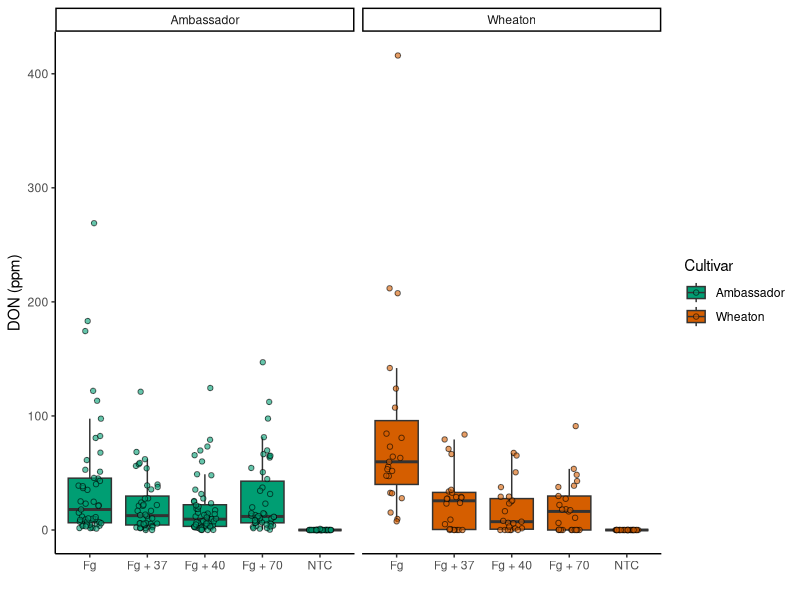
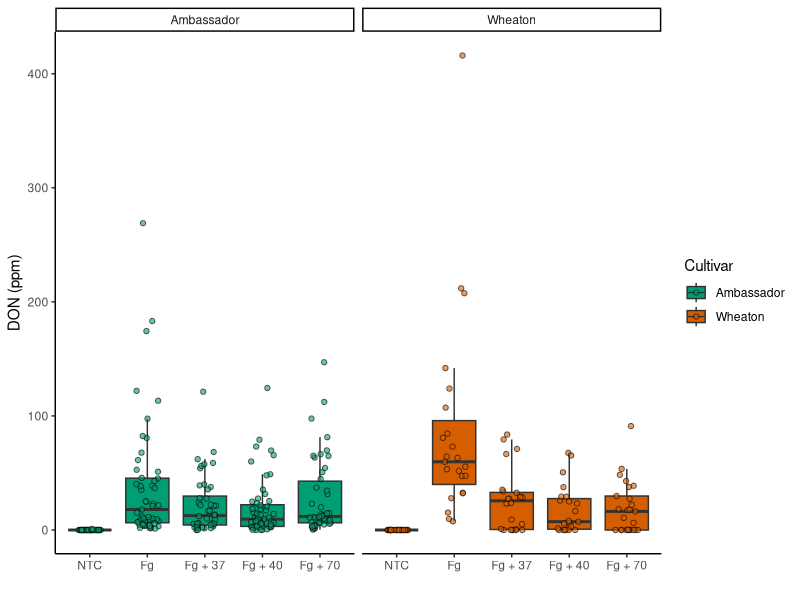
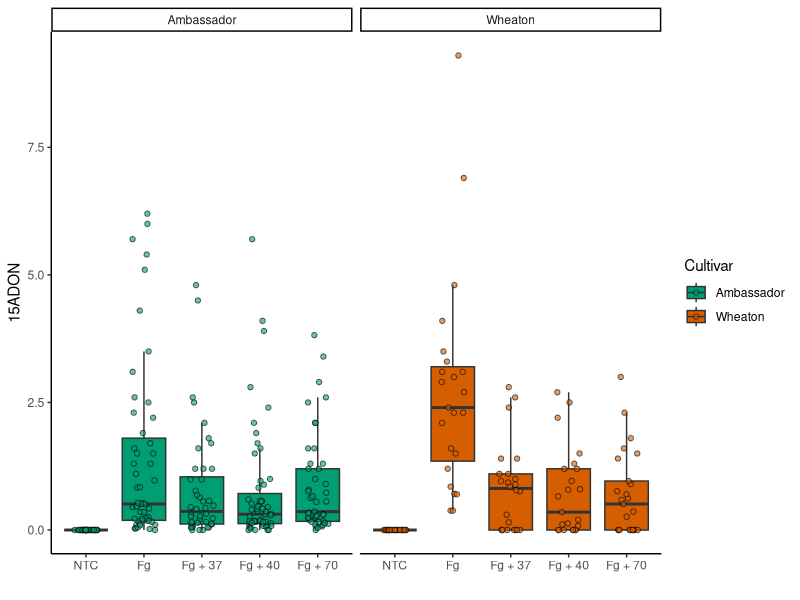
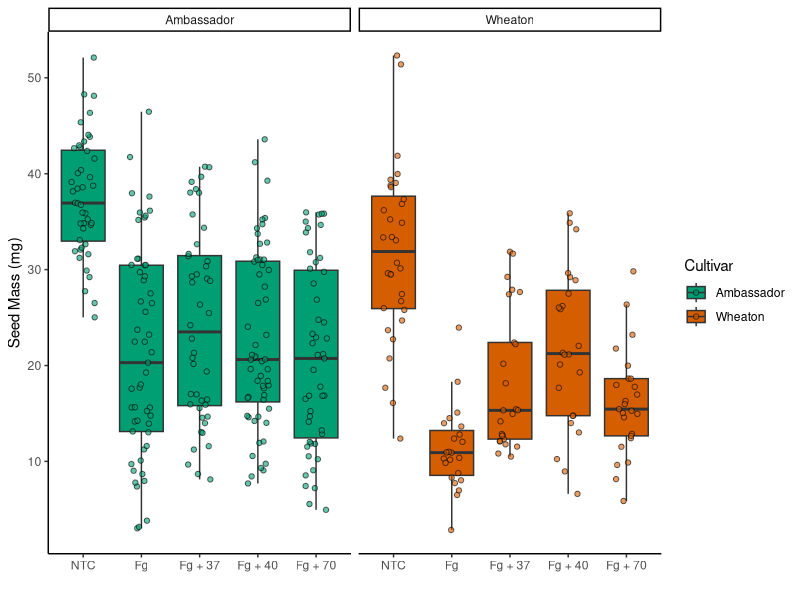
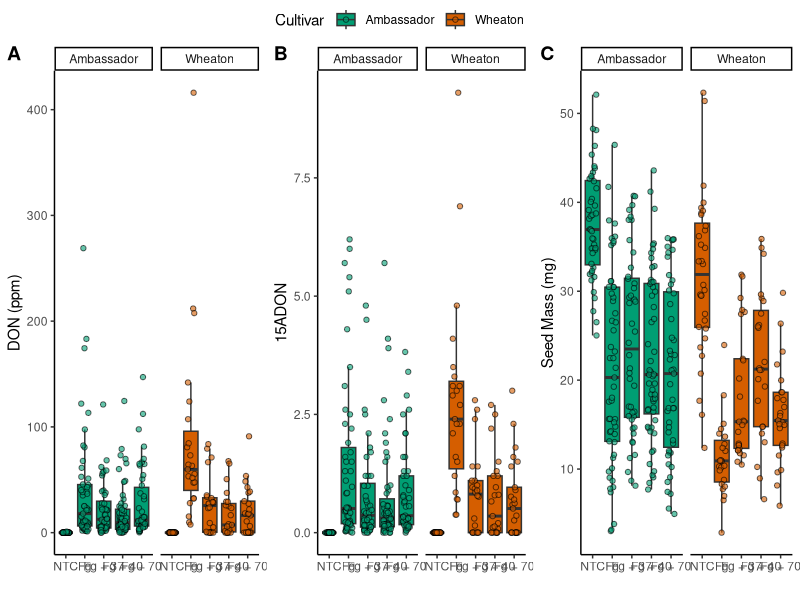
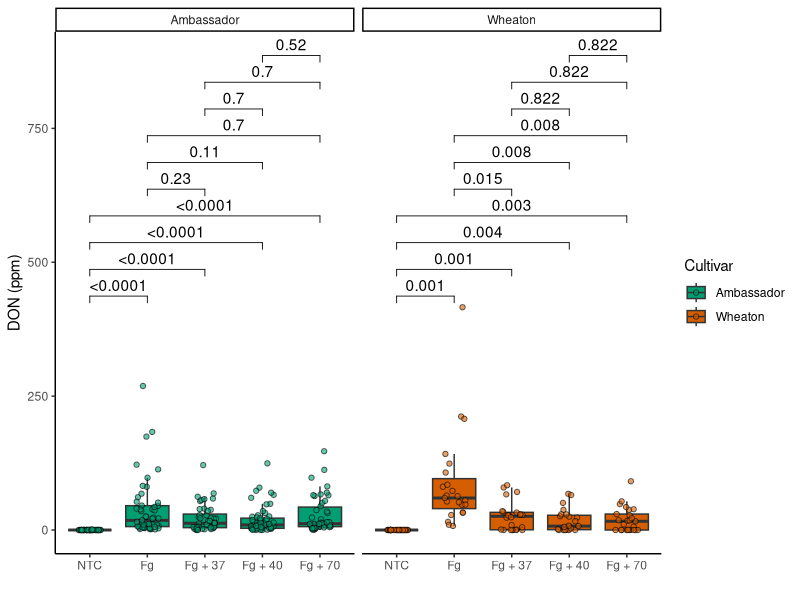
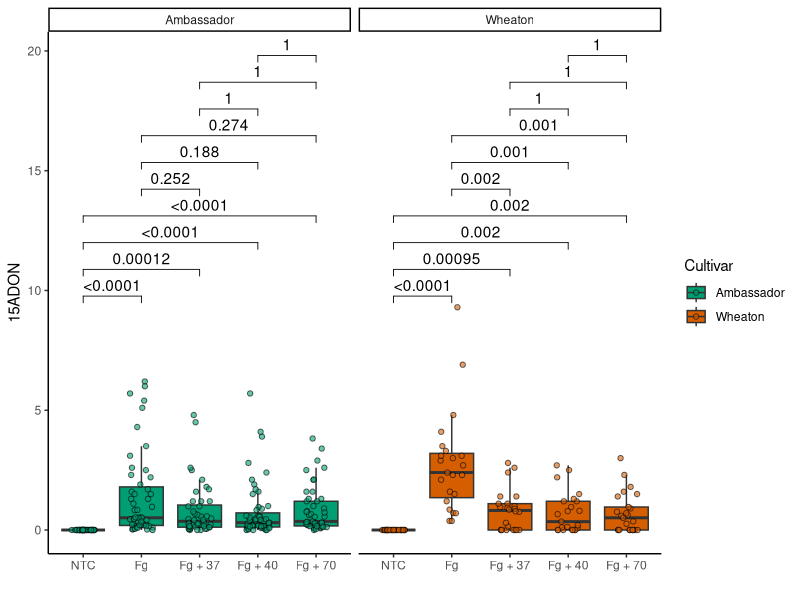
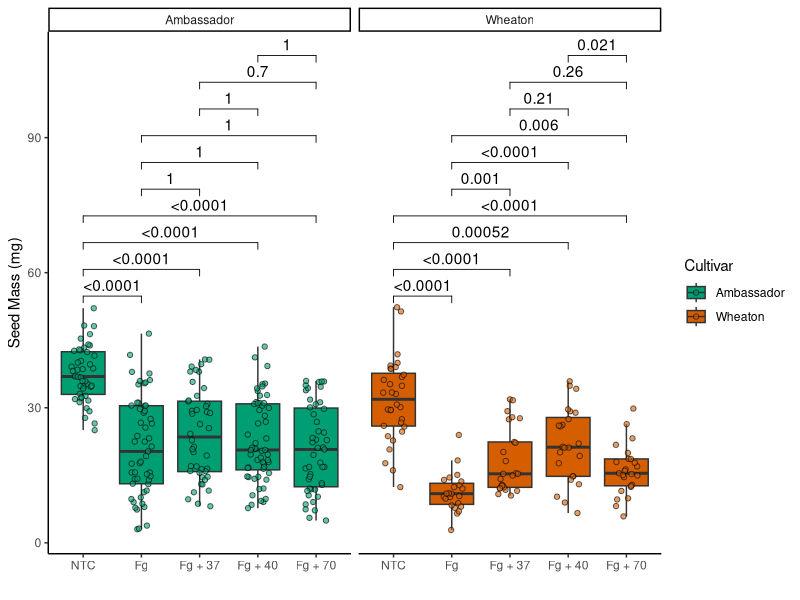

Generate these figures, in order, with R:
## ---- chunk 1
datum <- read.csv ("MycotoxinData.csv" , na.strings = "na") #loading data in R
str(datum)  #viewing the structure of the data
library(ggplot2) #loading library ggplot2
cbbPalette <- c("#000000", "#E69F00", "#56B4E9", "#009E73", "#F0E442", "#0072B2", "#D55E00", "#CC79A7") #loading color blind palette

boxplot <- ggplot(data = datum, aes(x = Treatment, y = DON, fill=Cultivar)) + #defining aesthetics x as Treatment and y as DON and fill by cultivar
  geom_boxplot(position = position_dodge(), outlier.shape = NA) +  #creating box plot without overlap and removing outlier
  geom_point(position = position_jitterdodge(dodge.width = 0.8), aes(fill=Cultivar),alpha = 0.6, shape=21) + #filling the box plot with data points without overlap and setting transparency of the data points as 0.6 and shape to 21
  scale_fill_manual(values = c(cbbPalette[[4]], cbbPalette[[7]])) + #setting fills of boxplot and data points manually
  xlab("") + #labelling x axis
  ylab("DON (ppm)") + #labelling y axis
  theme_classic() + #setting theme classic to make plain white background
  facet_wrap(~Cultivar) #separating the plots according to cultivars
boxplot
## ---- chunk 2
datum$Treatment <- factor(datum$Treatment, levels = c("NTC", "Fg", "Fg + 37", "Fg + 40", "Fg + 70")) #changing the order of the treatments as mentioned
boxplot1 <- ggplot(data = datum, aes(x = Treatment, y = DON, fill = Cultivar)) +  #defining aesthetics x as Treatment and y as DON
  geom_boxplot(position = position_dodge(), outlier.shape = NA) + #creating box plot without overlap and removing outliers
  geom_point(position = position_jitterdodge(dodge.width = 0.8), aes(fill=Cultivar),alpha = 0.6, shape=21) + #filling the box plot with data points without overlap and setting transparency of the data points as 0.6 and shape to 21
  scale_fill_manual(values = c(cbbPalette[[4]], cbbPalette[[7]])) + #setting fills of boxplot and data points manually
  xlab("") + #labelling x axis
  ylab("DON (ppm)") + #labelling y axis
  theme_classic() + #setting theme classic to make plain white background
  facet_wrap(~Cultivar) #separating the plots according to cultivars
boxplot1
## ---- chunk 3

boxplot_15ADON <- ggplot(data = datum, aes(x = Treatment, y = X15ADON, fill = Cultivar)) + #defining aesthetics x as Treatment and y as DON
  geom_boxplot(position = position_dodge(), outlier.shape = NA) + #creating box plot without overlap and removing outliers
  geom_point(position = position_jitterdodge(dodge.width = 0.8), aes(fill=Cultivar),alpha = 0.6, shape=21) + #filling the box plot with data points without overlap and setting transparency of the data points as 0.6 and shape to 21
  scale_fill_manual(values = c(cbbPalette[[4]], cbbPalette[[7]])) + #setting fills of boxplot and data points manually
  xlab("") + #labelling x axis
  ylab("15ADON") + #labelling y axis
  theme_classic() + #setting theme classic to make plain white background
  facet_wrap(~Cultivar) #separating the plots according to cultivars
boxplot_15ADON

boxplot_massperseed <- ggplot(data = datum, aes(x = Treatment, y = MassperSeed_mg, fill = Cultivar)) + #defining aesthetics x as Treatment and y as DON
  geom_boxplot(position = position_dodge(), outlier.shape = NA) + #creating box plot without overlap and removing outliers
  geom_point(position = position_jitterdodge(dodge.width = 0.8), aes(fill=Cultivar),alpha = 0.6, shape=21) + #filling the box plot with data points without overlap and setting transparency of the data points as 0.6 and shape to 21
  scale_fill_manual(values = c(cbbPalette[[4]], cbbPalette[[7]])) + #setting fills of boxplot and data points manually
  xlab("") + #labelling x axis
  ylab("Seed Mass (mg)") + #labelling y axis
  theme_classic() + #setting theme classic to make plain white background
  facet_wrap(~Cultivar) #separating the plots according to cultivars
boxplot_massperseed

## ---- chunk 4
library(ggpubr)
figure <- ggarrange( 
  boxplot1, #plotting boxplot1
  boxplot_15ADON, #plotting boxplot_15ADON
  boxplot_massperseed, #plotting boxplot_massperseed
  labels = "AUTO", #setting labels as A, B and C
  nrow = 1, #combining figures with single row
  ncol = 3, #combining figures with 3 columns
  common.legend = TRUE, #combining legends for all three figures as one
  legend = TRUE #displaying legend
)
figure
## ---- chunk 5
boxplot1_pwc <- boxplot1 + 
  geom_pwc(aes(group = Treatment), method = "t.test", label = "p.adj.format") #pair-wise comparisons between treatments
boxplot1_pwc

boxplot_15ADON_pwc <- boxplot_15ADON +
  geom_pwc(aes(group = Treatment), method = "t.test", label = "p.adj.format")  #pair-wise comparisons between treatments
 boxplot_15ADON_pwc

 boxplot_massperseed_pwc <- boxplot_massperseed +
  geom_pwc(aes(group = Treatment), method = "t.test", label = "p.adj.format") #pair-wise comparisons between treatments
 boxplot_massperseed_pwc
 
 figure_pwc <- ggarrange( 
  boxplot1_pwc, #plotting boxplot1_pwc
  boxplot_15ADON_pwc, #plotting boxplot_15ADON_pwc
  boxplot_massperseed_pwc, #plotting boxplot_massperseed_pwc
  labels = "AUTO", #setting labels as A, B and C
  nrow = 1, #combining figures with single row
  ncol = 3, #combining figures with 3 columns
  common.legend = TRUE, #combining legends for all three figures as one
  legend = TRUE #displaying legend
)
figure_pwc
 
